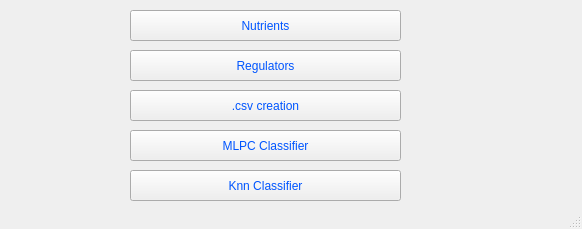
<?xml version="1.0" encoding="UTF-8"?>
<ui version="4.0">
 <class>MainWindow</class>
 <widget class="QMainWindow" name="MainWindow">
  <property name="geometry">
   <rect>
    <x>0</x>
    <y>0</y>
    <width>582</width>
    <height>229</height>
   </rect>
  </property>
  <property name="windowTitle">
   <string>Plant Growth Prediction</string>
  </property>
  <property name="styleSheet">
   <string notr="true">color: rgb(0, 85, 255);
font: 75 12pt &quot;MS Shell Dlg 2&quot;;</string>
  </property>
  <widget class="QWidget" name="centralwidget">
   <widget class="QPushButton" name="pushButton">
    <property name="geometry">
     <rect>
      <x>130</x>
      <y>50</y>
      <width>271</width>
      <height>31</height>
     </rect>
    </property>
    <property name="text">
     <string>Regulators</string>
    </property>
   </widget>
   <widget class="QPushButton" name="pushButton_2">
    <property name="geometry">
     <rect>
      <x>130</x>
      <y>90</y>
      <width>271</width>
      <height>31</height>
     </rect>
    </property>
    <property name="text">
     <string>.csv creation</string>
    </property>
   </widget>
   <widget class="QPushButton" name="pushButton_3">
    <property name="geometry">
     <rect>
      <x>130</x>
      <y>130</y>
      <width>271</width>
      <height>31</height>
     </rect>
    </property>
    <property name="text">
     <string>MLPC Classifier</string>
    </property>
   </widget>
   <widget class="QPushButton" name="pushButton_4">
    <property name="geometry">
     <rect>
      <x>130</x>
      <y>170</y>
      <width>271</width>
      <height>31</height>
     </rect>
    </property>
    <property name="text">
     <string>Knn Classifier</string>
    </property>
   </widget>
   <widget class="QPushButton" name="pushButton_5">
    <property name="geometry">
     <rect>
      <x>130</x>
      <y>10</y>
      <width>271</width>
      <height>31</height>
     </rect>
    </property>
    <property name="text">
     <string>Nutrients</string>
    </property>
   </widget>
  </widget>
  <widget class="QStatusBar" name="statusbar"/>
 </widget>
 <resources/>
 <connections/>
</ui>
